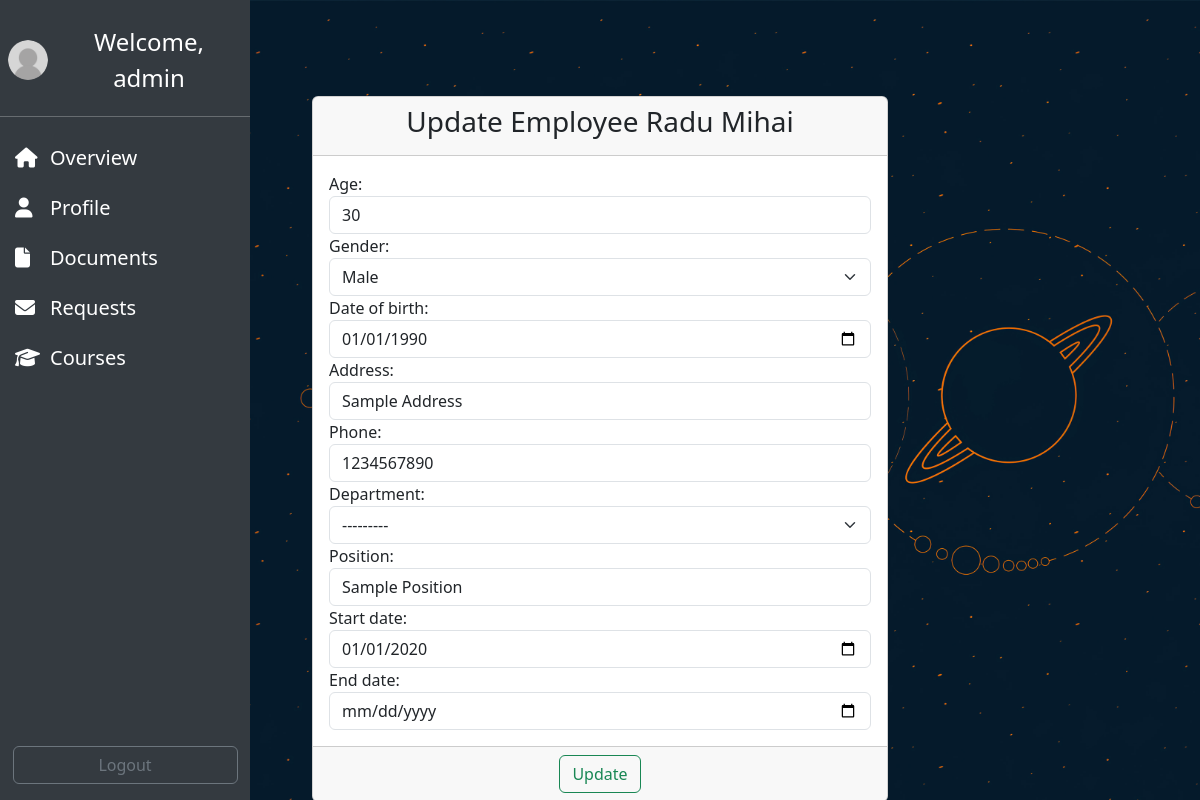
/update_employee/2/ (signed in), run on the app's committed database.
### employee/models.py (models this page shows)
class Employee(models.Model):
    GENDER_CHOICES = [
        ('M', 'Male'),
        ('F', 'Female'),
    ]
    DEPARTMENT_CHOICES = [
        ('HR', 'Human Resources'),
        ('MKT', 'Marketing'),
        ('FIN', 'Finance'),
        ('OPS', 'Operations'),
        ('IM', 'Infrastructure Management'),
    ]
    user = models.OneToOneField(User, on_delete=models.CASCADE)
    first_name = models.CharField(max_length=50)
    last_name = models.CharField(max_length=50)
    age = models.IntegerField(null=True, blank=True)
    gender = models.CharField(max_length=1, choices=GENDER_CHOICES)
    date_of_birth = models.DateField(null=True, blank=True)
    address = models.CharField(max_length=500)
    email = models.EmailField()
    phone = models.CharField(max_length=50)
    department = models.CharField(max_length=3, choices=DEPARTMENT_CHOICES)
    position = models.CharField(max_length=50)
    start_date = models.DateField(null=True, blank=True)
    end_date = models.DateField(null=True, blank=True)
    created_at = models.DateTimeField(auto_now_add=True)
    updated_at = models.DateTimeField(auto_now=True)
    def __str__(self):
        return f'{self.first_name} {self.last_name}'

### employee/views.py (the view, shortened to what this page needs)
# urls.py: path('update_employee/<int:pk>/', views.EmployeeUpdateView.as_view(), name='update-employee'),
class EmployeeUpdateView(LoginRequiredMixin, UpdateView):
    template_name = 'employee/update_employee.html'
    model = Employee
    form_class = EmployeeForm
    def get_object(self, queryset=None):
        user_pk = self.kwargs.get('pk')
        user = get_object_or_404(User, pk=user_pk)
        employee, created = Employee.objects.get_or_create(user=user)
        return employee
    def get_initial(self):
        initial = super().get_initial()
        initial['first_name'] = self.object.user.first_name
        initial['last_name'] = self.object.user.last_name
        initial['email'] = self.object.user.email
        return initial

### employee/forms.py (shortened to what this page needs)
class EmployeeForm(forms.ModelForm):
    class Meta:
        model = Employee
        exclude = ('user', 'first_name', 'last_name', 'email', 'created_at', 'updated_at')
        widgets = {
            'age': forms.NumberInput(attrs={'class': 'form-control', 'placeholder': 'Age'}),
            'gender': forms.Select(attrs={'class': 'form-select'}),
            'date_of_birth': forms.DateInput(attrs={'class': 'form-control', 'type': 'date'}),
            'address': forms.TextInput(attrs={'class': 'form-control'}),
            'phone': forms.NumberInput(attrs={'class': 'form-control', 'placeholder': 'Phone'}),
            'department': forms.Select(attrs={'class': 'form-select'}),
            'position': forms.TextInput(attrs={'class': 'form-control'}),
            'start_date': forms.DateInput(attrs={'class': 'form-control', 'type': 'date'}),
            'end_date': forms.DateInput(attrs={'class': 'form-control', 'type': 'date', 'required': False}),
        }
    def __init__(self, *args, **kwargs):
        super().__init__(*args, **kwargs)
        self.fields['end_date'].required = False

### templates/employee/update_employee.html (shortened to what this page needs)
{% extends "base.html" %}
{% block content %}
    <br><br><br><br>
    <div class="container-fluid">
        <div class="row">
            <div class="col-md-6 offset-md-3">
                <div class="card">
                    <div class="card-header">
                        <h3 class="text-center">Update Employee {{ employee }}</h3>
                    </div>
                    <form method="post">
                        <div class="card-body">
                            {{ form }}
                        </div>
                        <div class="card-footer text-center">
                            <button type="submit" class="btn btn-outline-success">
                                Update
                            </button>
                        </div>
                    </form>
                </div>
            </div>
        </div>
    </div>
{% endblock %}

### templates/sidebar.html (shortened to what this page needs)
{% load static %}
{% if user.is_authenticated %}
<div class="sidebar d-flex flex-column">
    <div class="pt-4 pb-1 px-2 welcome-container">
        <a href="#" class="text-white text-decoration-none d-flex align-items-center">
            <img src="{{ user.employee.profile_picture.url }}" alt="Profile Picture" class="profile-picture me-2 sidebar-profile-picture"
            onerror="this.onerror=null;this.src='{% static 'images/avatar.png' %}';">
            <span class="fs-4 d-none d-sm-inline welcome-text">
                Welcome,
                {% if user.first_name %}
                    {{ user.first_name }}
                {% else %}
                    {{ user.username }}
                {% endif %}
            </span>
        </a>
    </div>
    <hr class="text-white">
    <ul class="nav nav-pills flex-column mb-auto">
        <li class="nav-item {% if '/overview/' in request.path %}active{% endif %}">
            <a href="{% url 'overview' %}" class="nav-link d-flex align-items-center">
                <i class="fa-solid fa-home me-2"></i>
                <span class="d-none d-sm-inline">Overview</span>
            </a>
        </li>
        <li class="nav-item {% if '/profile/' in request.path %}active{% endif %}">
            <a href="{% url 'profile' user.employee.id %}" class="nav-link d-flex align-items-center">
                <i class="fa-solid fa-user me-2"></i>
                <span class="d-none d-sm-inline">Profile</span>
            </a>
        </li>
        <li class="nav-item {% if '/documents/' in request.path %}active{% endif %}">
            <a href="#" class="nav-link d-flex align-items-center">
                <i class="fa-solid fa-file me-2"></i>
                <span class="d-none d-sm-inline">Documents</span>
            </a>
        </li>
        <li class="nav-item {% if '/requests/' in request.path %}active{% endif %}">
            <a href="#" class="nav-link d-flex align-items-center">
                <i class="fa-solid fa-envelope me-2"></i>
                <span class="d-none d-sm-inline">Requests</span>
            </a>
        </li>
        <li class="nav-item {% if '/courses/' in request.path %}active{% endif %}">
            <a href="#" class="nav-link d-flex align-items-center">
                <i class="fa-solid fa-graduation-cap me-2"></i>
                <span class="d-none d-sm-inline">Courses</span>
            </a>
        </li>
    </ul>
    <div class="mt-auto logout-div">
        <form method="post" action="{% url 'logout' %}" class="mb-3 d-flex justify-content-center">
            <button type="submit" class="btn btn-outline-secondary logout-button">
                Logout
            </button>
        </form>
    </div>
</div>
{% endif %}

### static/css/stylesheet.css (style rules this page uses)
body { margin: 0; padding: 0; overflow-x: hidden; background: url('../images/background.jpg') no-repeat center center fixed; background-size: cover; }
.sidebar { color: black; background-color: #343a40;; position: fixed; top: 0; bottom: 0; left: 0; width: 250px; z-index: 1; }
.welcome-container { display: flex; justify-content: center; }
.welcome-text { text-align: center; width: 100%; }
.sidebar-profile-picture { width: 40px; height: 40px; border-radius: 50%; object-fit: cover; margin-right: 10px; }
.sidebar .logout-div { margin-right: auto; margin-left: auto; width: 100%; }
.sidebar .logout-button { width: 90%; }
.nav-link { color: white; position: relative; padding: 10px 15px; }
.nav-link i { position: absolute; left: 15px; top: 50%; transform: translateY(-50%); font-size: 20px; }
.nav-link span { margin-left: 35px; font-size: 20px; }

### data on the page
Employee: first_name+last_name "Radu Mihai", age "30", gender "Male", date_of_birth "01/01/1990", address "Sample Address", phone "1234567890", department "---------", position "Sample Position", start_date "01/01/2020"

### other printed values
{{ user.username }} "admin"
